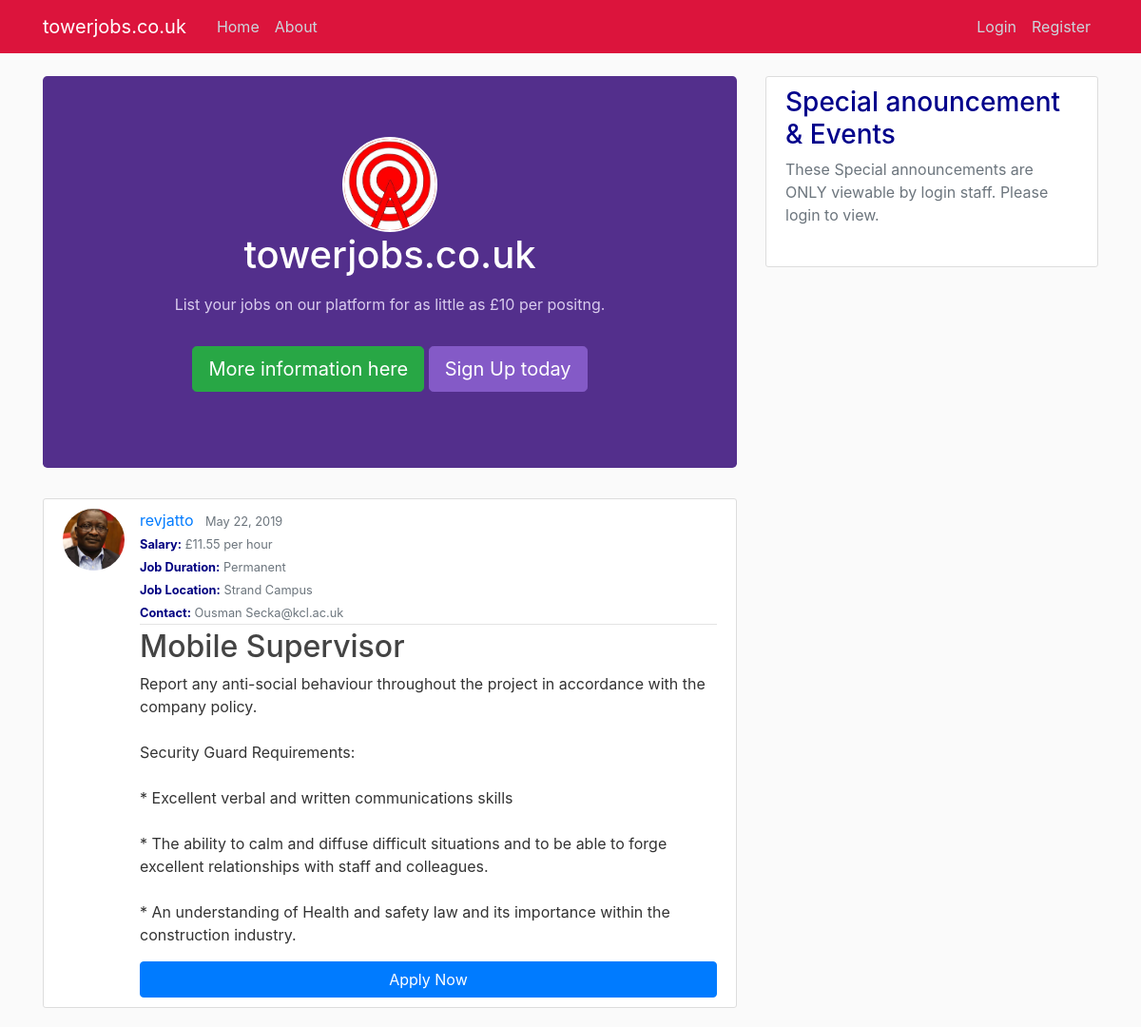
The app's page /post/2/ with its own data.
### job/models.py (models this page shows)
class Post(models.Model):
	title = models.CharField(max_length=150)
	author = models.ForeignKey(User, on_delete=models.CASCADE)
	location = models.CharField(max_length=100)
	salary = models.CharField(max_length=20)
	duration = models.CharField(max_length=15)
	date_posted = models.DateTimeField(default=timezone.now)
	contact = models.CharField(max_length=100)
	reference = models.CharField(max_length=25)
	description = models.TextField()

### users/models.py (models this page shows, shortened)
class Profile(models.Model):
    user = models.OneToOneField(User, on_delete=models.CASCADE)
    bio = models.TextField()
    licence = models.TextField()
    image = models.ImageField(default='default.jpg', upload_to='profile_pics')

### job/views.py (the view)
# urls.py: path('post/<int:pk>/', PostDetailView.as_view(), name='post-detail'),
class PostDetailView(DetailView):
    model = Post

### job/templates/job/post_detail.html (shortened to what this page needs)
{% extends "job/base.html" %}
{% block content %}
  <article class="media content-section">
    <img class="rounded-circle article-img" src="{{ object.author.profile.image.url }}">
    <div class="media-body">
      <div class="article-metadata">
        <a class="mr-2" href="#">{{ object.author }}</a>
        <small class="text-muted">{{ object.date_posted|date:"F d, Y" }}</small>
          <br/>
        <small class="text-muted"><b>Salary:</b> {{ post.salary }} per hour</small><br/>
        <small class="text-muted"><b>Job Duration:</b> {{ post.duration }}</small><br/>
        <small class="text-muted"><b>Job Location:</b> {{ post.location }}</small><br/>
        <small class="text-muted"><b>Contact:</b> {{ post.contact }}</small><br/>
      </div>
      <h2 class="article-title">{{ object.title }}</h2>
      <p class="article-content">{{ object.description }}</p>
      <a class="btn btn-primary btn-block" href="{% url 'job-apply' %}">Apply Now</a>
    </div>
  </article>
{% endblock content %}

### job/static/job/job.css (style rules this page uses)
body { background: #fafafa; color: #333333; margin-top: 5rem; }
h1, h2, h3, h4, h5, h6 { color: #444444; }
.content-section { background: #ffffff; padding: 10px 20px; border: 1px solid #dddddd; border-radius: 3px; margin-bottom: 20px; }
.article-title { color: #444444; }
.article-content { white-space: pre-line; }
.article-img { height: 65px; width: 65px; margin-right: 16px; }
.article-metadata { padding-bottom: 1px; margin-bottom: 4px; border-bottom: 1px solid #e3e3e3 }
b { color: #000080; }
h2 { color: #FF8C00; }

### records on screen
Post: author.profile.image (picture), author "revjatto", date_posted "May 22, 2019", salary "£11.55", duration "Permanent", location "Strand Campus", contact "Ousman Secka@kcl.ac.uk", title "Mobile Supervisor", description "Report any anti-social behaviour throughout the project in accordance with the company policy. Security Guard Requirements: * Excellent verbal and written communications skills * The ability to calm and diffuse difficult situations and to be able to forge excellent relationships with staff and colleagues. * An understanding of Health and safety law and its importance within the construction industry."
